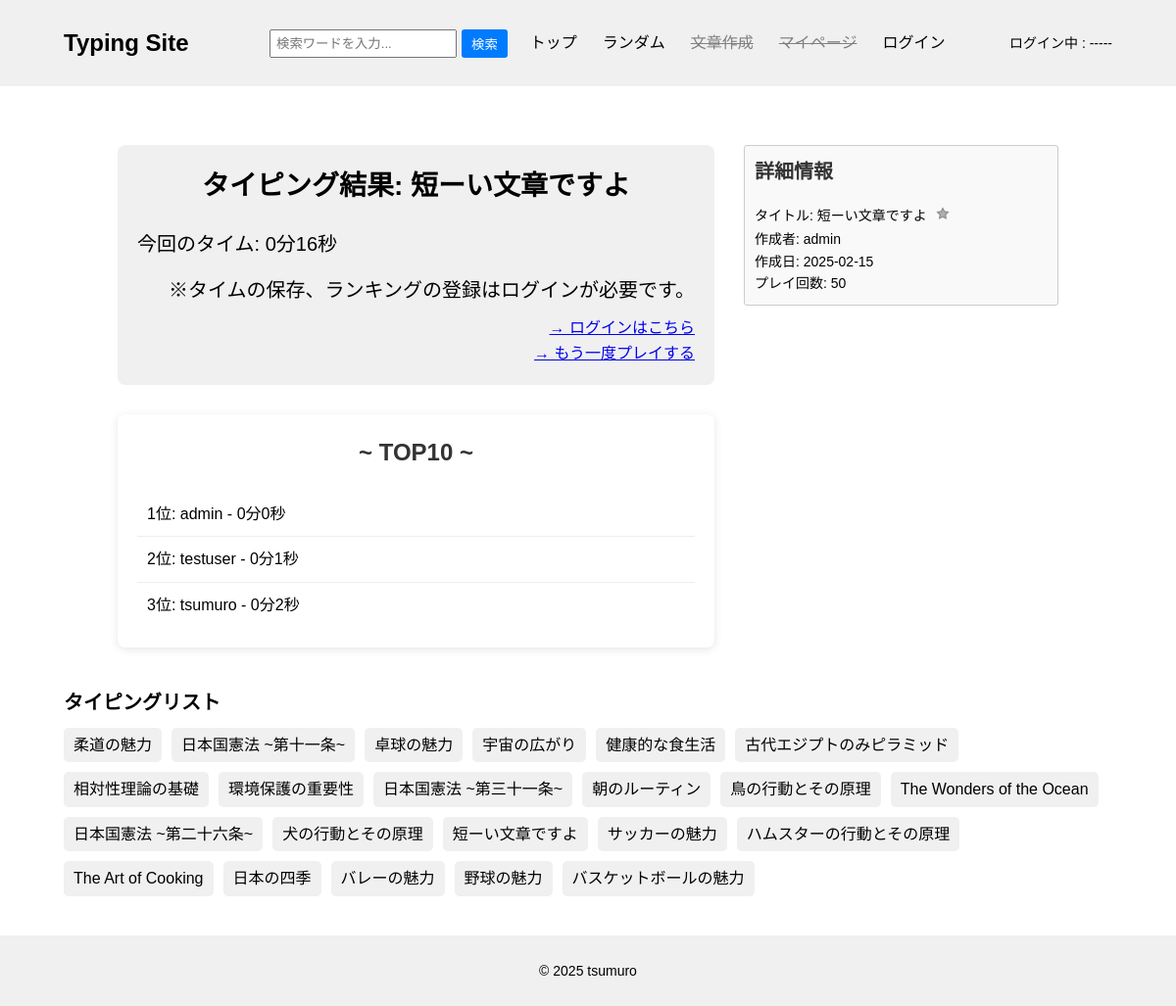
Page /guest_result/16/16 on the committed database.
### contentapp/models.py (models this page shows, shortened)
class Content(models.Model):
    user = models.ForeignKey(
        settings.AUTH_USER_MODEL,
        on_delete=models.SET_NULL,
        null=True,
        blank=True
    )
    title = models.CharField(max_length=50, unique=True)
    sentence = models.TextField()
    category = models.ForeignKey(
        Category,
        on_delete=models.SET_NULL,
        null=True,
        blank=True,
    )
    is_public = models.BooleanField(default=True)
    play_count = models.IntegerField(default=0)
    created_at = models.DateTimeField(auto_now_add=True)

### typingapp/models.py (models this page shows, shortened)
class History(models.Model):
    user = models.ForeignKey(CustomUser, on_delete=models.CASCADE)
    title = models.ForeignKey(Content, on_delete=models.CASCADE)
    typing_time = models.IntegerField()

### accounts/models.py (models this page shows)
class CustomUser(AbstractUser):
    pass

### typingapp/views.py (the view)
# urls.py: path('guest_result/<int:pk>/<int:typing_time>', views.GuestResultView.as_view(), name='guest_result'),
class GuestResultView(generic.DetailView):
    model = Content
    template_name = "guest_result.html"
    context_object_name = "content_object"
    def get_context_data(self, **kwargs):
        context = super().get_context_data(**kwargs)
        typing_time = self.kwargs.get("typing_time")
        context['typing_time'] = int(typing_time)
        context['ranking_list'] = History.objects.filter(title__title=self.object.title).order_by("typing_time")
        context['content_list'] = Content.objects.filter(is_public=True).order_by("?")
        return context

### templatetags/custom_filters.py (called while the page is built)
@register.filter
def format_duration(seconds):
    minutes = seconds // 60
    remaining_seconds = seconds % 60
    return f"{minutes}分{remaining_seconds}秒"

### typingapp/templates/guest_result.html (shortened to what this page needs)
{% extends "base.html" %}
{% load custom_filters %}
{% block contents %}
<div class="result-container">
    <div class="result-content">
        <div class="result-info">
            <h1 class="result-title">タイピング結果: {{ content_object.title }}</h1>
            <p>今回のタイム: {{ typing_time|format_duration }}</p>
            <div id="result-comment">
                <p>※タイムの保存、ランキングの登録はログインが必要です。</p>
                <a href="{% url "accounts:login" %}">→ ログインはこちら</a><br>
                <a href="{% url "typingapp:typing" content_object.pk %}">→ もう一度プレイする</a>
            </div>
        </div>
        <div class="ranking-list">
            <h2>~ TOP10 ~</h2>
            <ul>
                {% for ranking in ranking_list|slice:":10" %}
                    <li>{{ forloop.counter }}位: {{ ranking.user }} - {{ ranking.typing_time|format_duration }}</li>
                {% empty %}
                    <li>まだランキングがありません</li>
                {% endfor %}
            </ul>
        </div>
    </div>
    <div class="side-content">
        <div class="detail-list">
            <h2>詳細情報</h2>
            <p>
                タイトル: {{ content_object.title }}
                <button type="submit" id="favorite-button" class="favorite-add-btn" title="お気に入り登録(ログインが必要)" disabled>
                    <svg xmlns="http://www.w3.org/2000/svg" width="16" height="16" viewBox="0 0 24 24" fill="none" stroke="currentColor" stroke-width="2" stroke-linecap="round" stroke-linejoin="round">
                        <polygon points="12 2 15.09 8.26 22 9.27 17 14.14 18.18 21.02 12 17.77 5.82 21.02 7 14.14 2 9.27 8.91 8.26 12 2"></polygon>
                    </svg>
                </button>
                <br>
                作成者: {{ content_object.user }}<br>
                作成日: {{ content_object.created_at|date:"Y-m-j" }}<br>
                プレイ回数: {{ content_object.play_count }}
            </p>
        </div>
    </div>
</div>
<div class="content-list">
    <h2>タイピングリスト</h2>
    <ul>
        {% for content in content_list|slice:":22" %}
        <li><a href="{% url "typingapp:typing" content.pk %}">{{ content.title }}</a></li>
        {% endfor %}
    </ul>
</div>
{% endblock %}

### typingproject/static/css/style.css (style rules this page uses)
* { margin: 0; padding: 0; box-sizing: border-box; }
body { font-family: Arial, sans-serif; line-height: 1.6; }
.detail-list #favorite-button svg { width: 14px; height: 14px; }
.result-container { max-width: 1000px; margin: 0 auto; padding: 20px; display: flex; flex-wrap: wrap; gap: 30px; }
.result-content { flex: 1 1 60%; min-width: 300px; }
.side-content { flex: 1 1 30%; min-width: 250px; }
.result-title { font-size: 28px; font-weight: bold; margin-bottom: 20px; text-align: center; }
.result-info { background-color: #f0f0f0; border-radius: 8px; padding: 20px; margin-bottom: 30px; }
.result-info p { font-size: 20px; margin-bottom: 10px; }
#result-comment { font-size: 16px; text-align: right; margin-top: 15px; }
.ranking-list { background-color: #ffffff; border-radius: 8px; padding: 20px; box-shadow: 0 2px 10px rgba(0, 0, 0, 0.1); }
.ranking-list h2 { font-size: 24px; text-align: center; margin-bottom: 20px; color: #333; }
.ranking-list ul { list-style-type: none; padding: 0; }
.ranking-list li { padding: 10px; border-bottom: 1px solid #eee; font-size: 16px; }
.ranking-list li:last-child { border-bottom: none; }
.detail-list { background-color: #f9f9f9; border-radius: 8px; padding: 20px; margin-bottom: 20px; }
.detail-list h2 { font-size: 20px; margin-bottom: 15px; color: #333; }
.detail-list p { font-size: 14px; line-height: 1.6; }
.detail-list, .ranking_list { padding: 10px; border: 1px solid #ccc; border-radius: 3px; }
.content-list { margin-top: 20px; }
.content-list h2 { font-size: 20px; margin-bottom: 10px; }
.content-list ul { display: flex; flex-wrap: wrap; gap: 10px; list-style-type: none; padding-left: 0; }
.content-list li { background-color: #f0f0f0; border-radius: 5px; display: inline-block; max-width: 250px; transition: transform 0.2s ease, box-shadow 0.2s ease; }
.content-list a { text-decoration: none; color: #000; display: block; padding: 5px 10px; white-space: nowrap; overflow: hidden; text-overflow: ellipsis; }
.favorite-delete-btn, .favorite-add-btn { background: none; border: none; cursor: pointer; padding: 5px; transition: all 0.3s ease; }
.favorite-add-btn svg { width: 20px; height: 20px; fill: #aeaeae; transition: all 0.3s ease; }

### rows in the picture
Content: title "短ーい文章ですよ", user "admin", created_at "2025-02-15", play_count "50"
History: user "admin", typing_time "0分0秒"
History: user "testuser", typing_time "0分1秒"
History: user "tsumuro", typing_time "0分2秒"
Content: title "柔道の魅力"
Content: title "日本国憲法 ~第十一条~"
Content: title "卓球の魅力"
Content: title "宇宙の広がり"
Content: title "健康的な食生活"
Content: title "古代エジプトのみピラミッド"
Content: title "相対性理論の基礎"
Content: title "環境保護の重要性"
Content: title "日本国憲法 ~第三十一条~"
Content: title "朝のルーティン"
Content: title "鳥の行動とその原理"
Content: title "The Wonders of the Ocean"
Content: title "日本国憲法 ~第二十六条~"
Content: title "犬の行動とその原理"
Content: title "サッカーの魅力"
Content: title "ハムスターの行動とその原理"
Content: title "The Art of Cooking"
Content: title "日本の四季"
Content: title "バレーの魅力"
Content: title "野球の魅力"
Content: title "バスケットボールの魅力"

### other values in the picture
{{ typing_time|format_duration }} "0分16秒"
